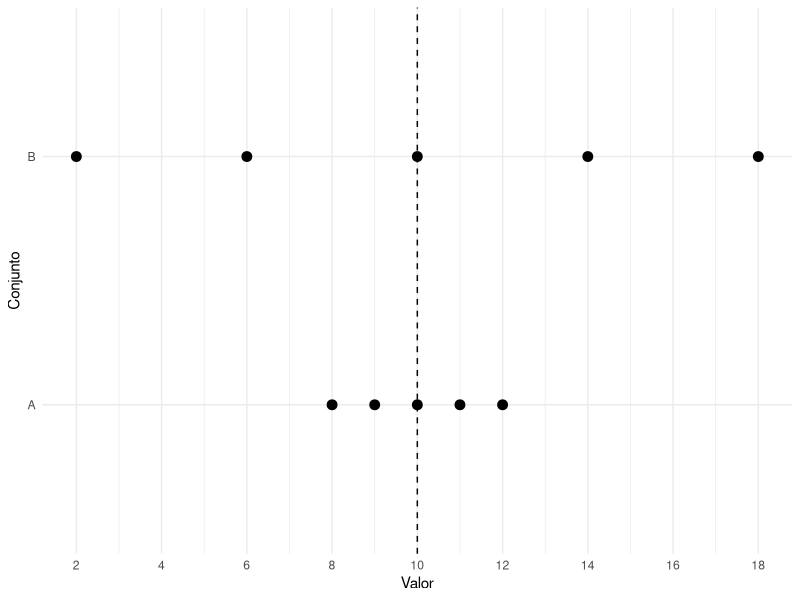
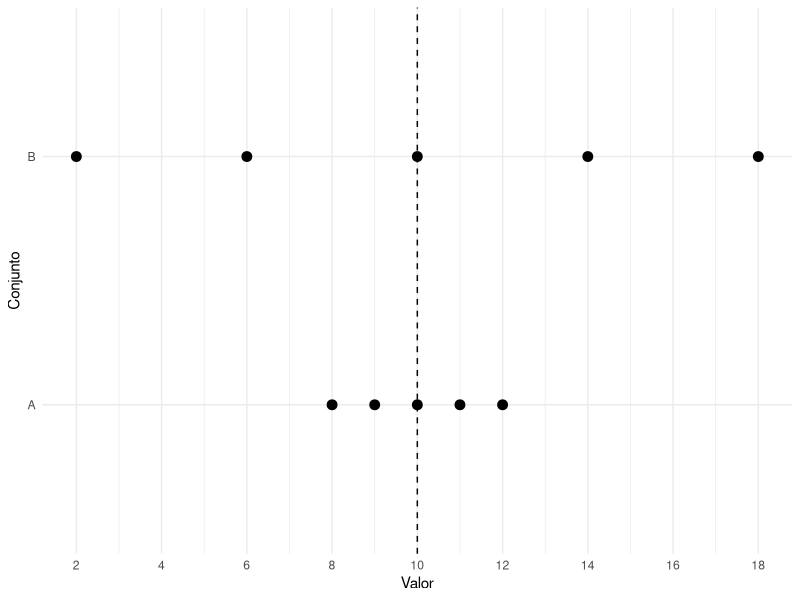
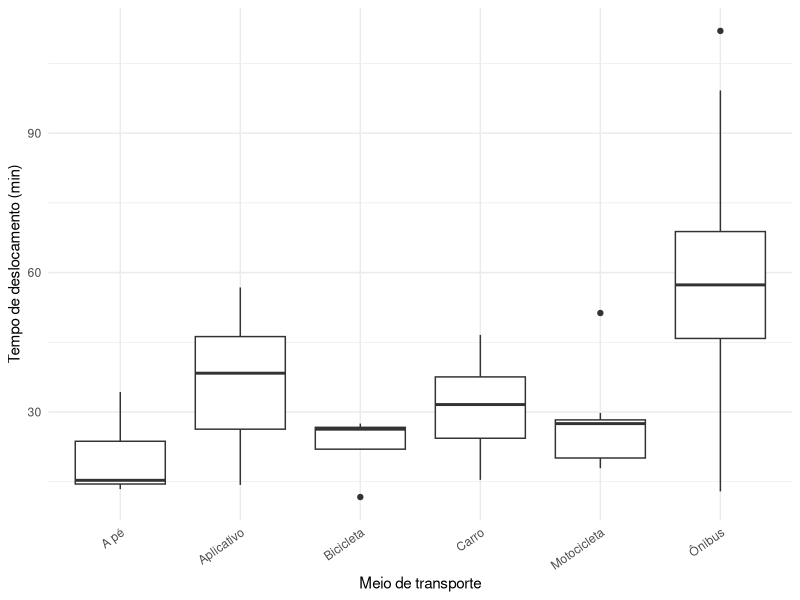

These charts were generated, in order, by the following R code:
## ---- chunk 1
#| label: setup-dispersao
#| include: false

library(tidyverse)

dados <- read_csv(
  "dados/estudantes80n.csv",
  show_col_types = FALSE
)

conjunto_a <- c(8, 9, 10, 11, 12)
conjunto_b <- c(2, 6, 10, 14, 18)

x_exemplo <- c(2, 4, 6, 8, 10)

x_sem_extremo <- c(10, 11, 12, 13, 14)
x_com_extremo <- c(10, 11, 12, 13, 50)
## ---- chunk 2
#| label: fig-mesma-media-dispersao
#| fig-cap: "Dois conjuntos com a mesma média e diferentes graus de dispersão."
#| fig-alt: "Gráfico de pontos de dois conjuntos de dados com média igual a 10, sendo o conjunto B mais espalhado."
#| echo: false

tibble(
  valor = c(conjunto_a, conjunto_b),
  conjunto = rep(c("A", "B"), each = 5)
) |>
  ggplot(
    aes(x = valor, y = conjunto)
  ) +
  geom_point(size = 3) +
  geom_vline(
    xintercept = 10,
    linetype = "dashed"
  ) +
  scale_x_continuous(
    breaks = seq(2, 18, by = 2)
  ) +
  labs(
    x = "Valor",
    y = "Conjunto"
  ) +
  theme_minimal()
## ---- chunk 3
conjunto_a <- c(8, 9, 10, 11, 12)
conjunto_b <- c(2, 6, 10, 14, 18)

mean(conjunto_a)
mean(conjunto_b)
## ---- chunk 4
diff(range(conjunto_a))
diff(range(conjunto_b))
## ---- chunk 5
sd(conjunto_a)
sd(conjunto_b)
## ---- chunk 6
#| label: fig-mesma-media-dispersao-r
#| fig-cap: "Comparação da dispersão dos conjuntos A e B no R."
#| fig-alt: "Gráfico de pontos mostrando o conjunto B mais espalhado do que o conjunto A."

tibble(
  valor = c(conjunto_a, conjunto_b),
  conjunto = rep(c("A", "B"), each = 5)
) |>
  ggplot(
    aes(x = valor, y = conjunto)
  ) +
  geom_point(size = 3) +
  geom_vline(
    xintercept = 10,
    linetype = "dashed"
  ) +
  scale_x_continuous(
    breaks = seq(2, 18, by = 2)
  ) +
  labs(
    x = "Valor",
    y = "Conjunto"
  ) +
  theme_minimal()
## ---- chunk 7
x <- c(2, 4, 6, 8, 10)

range(x)
## ---- chunk 8
diff(range(x))
## ---- chunk 9
range(
  dados$tempo_deslocamento_min,
  na.rm = TRUE
)

diff(
  range(
    dados$tempo_deslocamento_min,
    na.rm = TRUE
  )
)
## ---- chunk 10
x_sem_extremo <- c(10, 11, 12, 13, 14)
x_com_extremo <- c(10, 11, 12, 13, 50)

diff(range(x_sem_extremo))
diff(range(x_com_extremo))
## ---- chunk 11
IQR(x)
## ---- chunk 12
q1 <- quantile(x, 0.25)
q3 <- quantile(x, 0.75)

q3 - q1
## ---- chunk 13
IQR(
  dados$tempo_deslocamento_min,
  na.rm = TRUE
)
## ---- chunk 14
IQR(x_sem_extremo)
IQR(x_com_extremo)
## ---- chunk 15
x <- c(2, 4, 6, 8, 10)

mean(x)
## ---- chunk 16
abs(x - mean(x))
## ---- chunk 17
mean(
  abs(
    x - mean(x)
  )
)
## ---- chunk 18
mean(
  abs(
    dados$tempo_deslocamento_min -
      mean(
        dados$tempo_deslocamento_min,
        na.rm = TRUE
      )
  ),
  na.rm = TRUE
)
## ---- chunk 19
desvio_medio <- function(x, na.rm = FALSE) {
  media <- mean(x, na.rm = na.rm)
  mean(
    abs(x - media),
    na.rm = na.rm
  )
}

desvio_medio(
  dados$tempo_deslocamento_min,
  na.rm = TRUE
)
## ---- chunk 20
x <- c(2, 4, 6, 8, 10)

var(x)
## ---- chunk 21
sum(
  (x - mean(x))^2
) / (length(x) - 1)
## ---- chunk 22
mean(
  (x - mean(x))^2
)
## ---- chunk 23
sum(
  (x - mean(x))^2
) / length(x)
## ---- chunk 24
variancia_amostral <- var(x)

variancia_populacional <- mean(
  (x - mean(x))^2
)

variancia_amostral
variancia_populacional
## ---- chunk 25
var(
  dados$tempo_deslocamento_min,
  na.rm = TRUE
)
## ---- chunk 26
x_tempo <- dados$tempo_deslocamento_min
x_tempo <- x_tempo[!is.na(x_tempo)]

mean(
  (x_tempo - mean(x_tempo))^2
)
## ---- chunk 27
x <- c(2, 4, 6, 8, 10)

sd(x)
## ---- chunk 28
sqrt(
var(x)
)
## ---- chunk 29
sqrt(
mean(
  (x - mean(x))^2
)
)
## ---- chunk 30
media_tempo <- mean(
dados$tempo_deslocamento_min,
na.rm = TRUE
)

desvio_tempo <- sd(
dados$tempo_deslocamento_min,
na.rm = TRUE
)

media_tempo
desvio_tempo
## ---- chunk 31
media_tempo - desvio_tempo
media_tempo + desvio_tempo
## ---- chunk 32
c(
media_tempo - desvio_tempo,
media_tempo + desvio_tempo
)
## ---- chunk 33
mean(
dados$tempo_deslocamento_min >=
  media_tempo - desvio_tempo &
  dados$tempo_deslocamento_min <=
  media_tempo + desvio_tempo,
na.rm = TRUE
)
## ---- chunk 34
100 *
mean(
  dados$tempo_deslocamento_min >=
    media_tempo - desvio_tempo &
    dados$tempo_deslocamento_min <=
    media_tempo + desvio_tempo,
  na.rm = TRUE
)
## ---- chunk 35
conjunto_a <- c(9, 10, 10, 10, 11)
conjunto_b <- c(2, 6, 10, 14, 18)

mean(conjunto_a)
mean(conjunto_b)

sd(conjunto_a)
sd(conjunto_b)
## ---- chunk 36
tab_faltas_20 <- tibble(
  xi = 0:5,
  fi = c(4, 4, 6, 3, 2, 1)
)

tab_faltas_20
## ---- chunk 37
media_faltas <- with(
  tab_faltas_20,
  weighted.mean(xi, fi)
)

media_faltas
## ---- chunk 38
n <- sum(tab_faltas_20$fi)

variancia_faltas <- with(
  tab_faltas_20,
  sum(
    fi * (xi - media_faltas)^2
  ) / (n - 1)
)

variancia_faltas
## ---- chunk 39
sqrt(variancia_faltas)
## ---- chunk 40
faltas_reconstruidas <- tab_faltas_20 |>
  tidyr::uncount(fi) |>
  pull(xi)

var(faltas_reconstruidas)
sd(faltas_reconstruidas)
## ---- chunk 41
tab_tempo_classes <- tibble(
  classe = c(
    "[10;25)",
    "[25;40)",
    "[40;55)",
    "[55;70)",
    "[70;85)",
    "[85;100)",
    "[100;115)"
  ),
  xi = c(
    17.5, 32.5, 47.5, 62.5,
    77.5, 92.5, 107.5
  ),
  fi = c(
    21, 26, 16, 10, 3, 3, 1
  )
)

tab_tempo_classes
## ---- chunk 42
media_agrupada <- with(
  tab_tempo_classes,
  weighted.mean(xi, fi)
)

media_agrupada
## ---- chunk 43
n <- sum(tab_tempo_classes$fi)

variancia_agrupada <- with(
  tab_tempo_classes,
  sum(
    fi * (xi - media_agrupada)^2
  ) / (n - 1)
)

variancia_agrupada
## ---- chunk 44
desvio_agrupado <- sqrt(
  variancia_agrupada
)

desvio_agrupado
## ---- chunk 45
var(
  dados$tempo_deslocamento_min,
  na.rm = TRUE
)

sd(
  dados$tempo_deslocamento_min,
  na.rm = TRUE
)
## ---- chunk 46
x <- c(2, 4, 6, 8, 10)

100 * sd(x) / mean(x)
## ---- chunk 47
coef_variacao <- function(x, na.rm = FALSE) {

  media <- mean(
    x,
    na.rm = na.rm
  )

  desvio <- sd(
    x,
    na.rm = na.rm
  )

  100 * desvio / media
}
## ---- chunk 48
coef_variacao(
  dados$tempo_deslocamento_min,
  na.rm = TRUE
)
## ---- chunk 49
comparacao_transporte <- dados |>
  group_by(meio_transporte) |>
  summarise(
    n = sum(
      !is.na(tempo_deslocamento_min)
    ),
    media = mean(
      tempo_deslocamento_min,
      na.rm = TRUE
    ),
    desvio_padrao = sd(
      tempo_deslocamento_min,
      na.rm = TRUE
    ),
    cv = 100 *
      desvio_padrao /
      media,
    .groups = "drop"
  ) |>
  arrange(cv)

comparacao_transporte
## ---- chunk 50
x <- c(2, 4, 6, 8, 10)

mediana_x <- median(x)

abs(x - mediana_x)
## ---- chunk 51
median(
  abs(
    x - median(x)
  )
)
## ---- chunk 52
mad(
  x,
  constant = 1
)
## ---- chunk 53
mad(x)
## ---- chunk 54
mad(
  dados$tempo_deslocamento_min,
  constant = 1,
  na.rm = TRUE
)
## ---- chunk 55
median(
  abs(
    dados$tempo_deslocamento_min -
      median(
        dados$tempo_deslocamento_min,
        na.rm = TRUE
      )
  ),
  na.rm = TRUE
)
## ---- chunk 56
x_sem_extremo <- c(10, 11, 12, 13, 14)
x_com_extremo <- c(10, 11, 12, 13, 50)
## ---- chunk 57
diff(range(x_sem_extremo))
diff(range(x_com_extremo))
## ---- chunk 58
IQR(x_sem_extremo)
IQR(x_com_extremo)
## ---- chunk 59
sd(x_sem_extremo)
sd(x_com_extremo)
## ---- chunk 60
mad(
  x_sem_extremo,
  constant = 1
)

mad(
  x_com_extremo,
  constant = 1
)
## ---- chunk 61
medidas_dispersao <- function(x) {
  tibble(
    amplitude = diff(range(x)),
    AIQ = IQR(x),
    desvio_medio = mean(
      abs(x - mean(x))
    ),
    variancia = var(x),
    desvio_padrao = sd(x),
    DAM = mad(
      x,
      constant = 1
    )
  )
}

medidas_dispersao(x_sem_extremo)
medidas_dispersao(x_com_extremo)
## ---- chunk 62
resumo_transporte <- dados |>
  group_by(meio_transporte) |>
  summarise(
    n = sum(
      !is.na(
        tempo_deslocamento_min
      )
    ),
    media = mean(
      tempo_deslocamento_min,
      na.rm = TRUE
    ),
    amplitude = diff(
      range(
        tempo_deslocamento_min,
        na.rm = TRUE
      )
    ),
    AIQ = IQR(
      tempo_deslocamento_min,
      na.rm = TRUE
    ),
    desvio_padrao = sd(
      tempo_deslocamento_min,
      na.rm = TRUE
    ),
    DAM = mad(
      tempo_deslocamento_min,
      constant = 1,
      na.rm = TRUE
    ),
    CV = 100 *
      desvio_padrao /
      media,
    .groups = "drop"
  )

resumo_transporte
## ---- chunk 63
#| label: tbl-dispersao-transporte-r
#| results: asis

tab_transporte_dispersao <- resumo_transporte |>
  mutate(
    across(
      c(
        media,
        amplitude,
        AIQ,
        desvio_padrao,
        DAM,
        CV
      ),
      ~ round(.x, 2)
    )
  )

cat(
  knitr::kable(
    tab_transporte_dispersao,
    format = "pipe",
    col.names = c(
      "Meio de transporte",
      "n",
      "Média",
      "Amplitude",
      "AIQ",
      "Desvio padrão",
      "DAM",
      "CV (%)"
    )
  ),
  sep = "\n"
)

cat(
  "\n\n: Medidas de dispersão do tempo de deslocamento segundo o meio de transporte. \n\n"
)
## ---- chunk 64
#| label: fig-boxplot-dispersao-transporte-r
#| fig-cap: "Distribuição do tempo de deslocamento segundo o meio de transporte."
#| fig-alt: "Boxplots do tempo de deslocamento separados por meio de transporte."

dados |>
  ggplot(
    aes(
      x = meio_transporte,
      y = tempo_deslocamento_min
    )
  ) +
  geom_boxplot() +
  labs(
    x = "Meio de transporte",
    y = "Tempo de deslocamento (min)"
  ) +
  theme_minimal() +
  theme(
    axis.text.x = element_text(
      angle = 35,
      hjust = 1
    )
  )
## ---- chunk 65
resumo_dispersao <- dados |>
  summarise(
    across(
      c(
        idade_anos,
        faltas,
        tempo_deslocamento_min,
        altura_m
      ),
      list(
        dp = ~ sd(.x, na.rm = TRUE),
        AIQ = ~ IQR(.x, na.rm = TRUE),
        DAM = ~ mad(
          .x,
          constant = 1,
          na.rm = TRUE
        )
      )
    )
  )

resumo_dispersao
## ---- chunk 66
resumo_dispersao_longo <- dados |>
  summarise(
    across(
      c(
        idade_anos,
        faltas,
        tempo_deslocamento_min,
        altura_m
      ),
      list(
        media = ~ mean(.x, na.rm = TRUE),
        dp = ~ sd(.x, na.rm = TRUE),
        AIQ = ~ IQR(.x, na.rm = TRUE),
        DAM = ~ mad(
          .x,
          constant = 1,
          na.rm = TRUE
        )
      )
    )
  ) |>
  pivot_longer(
    everything(),
    names_to = c(
      "variavel",
      ".value"
    ),
    names_pattern =
      "(idade_anos|faltas|tempo_deslocamento_min|altura_m)_(media|dp|AIQ|DAM)"
  )

resumo_dispersao_longo
## ---- chunk 67
x <- c(2, 4, 6, 8, 10)

y <- 100 + 3 * x
## ---- chunk 68
var(x)
var(y)

9 * var(x)
## ---- chunk 69
sd(x)
sd(y)

3 * sd(x)
## ---- chunk 70
IQR(x)
IQR(y)

3 * IQR(x)
## ---- chunk 71
mad(
  x,
  constant = 1
)

mad(
  y,
  constant = 1
)

3 *
  mad(
    x,
    constant = 1
  )
## ---- chunk 72
medidas_variaveis <- dados |>
  summarise(
    across(
      c(
        idade_anos,
        faltas,
        tempo_deslocamento_min,
        altura_m
      ),
      list(
        amplitude =
          ~ diff(
            range(
              .x,
              na.rm = TRUE
            )
          ),
        AIQ =
          ~ IQR(
            .x,
            na.rm = TRUE
          ),
        desvio_medio =
          ~ mean(
            abs(
              .x -
                mean(
                  .x,
                  na.rm = TRUE
                )
            ),
            na.rm = TRUE
          ),
        variancia =
          ~ var(
            .x,
            na.rm = TRUE
          ),
        desvio_padrao =
          ~ sd(
            .x,
            na.rm = TRUE
          ),
        CV =
          ~ 100 *
            sd(
              .x,
              na.rm = TRUE
            ) /
            mean(
              .x,
              na.rm = TRUE
            ),
        DAM =
          ~ mad(
            .x,
            constant = 1,
            na.rm = TRUE
          )
      )
    )
  )

medidas_variaveis
